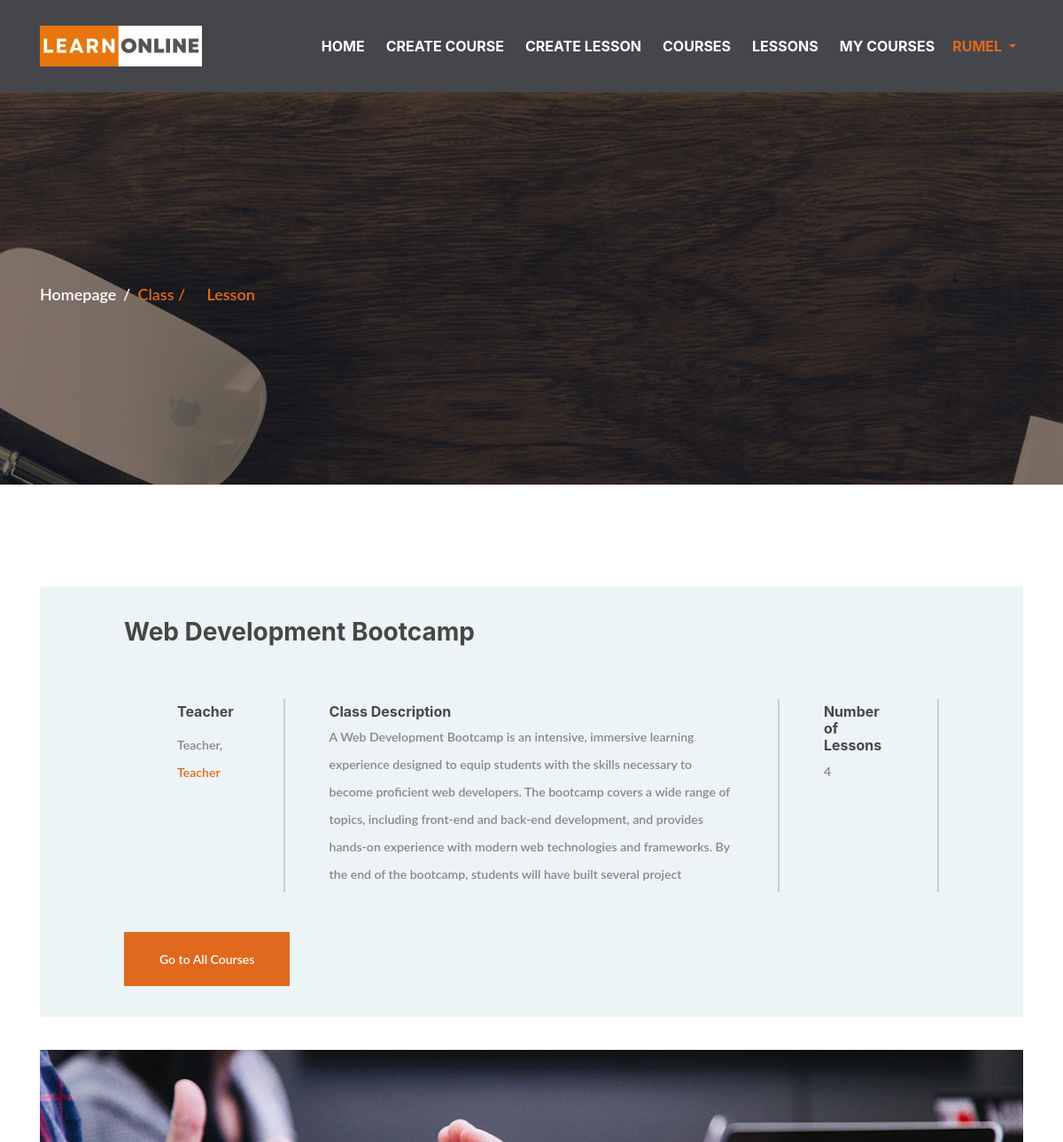
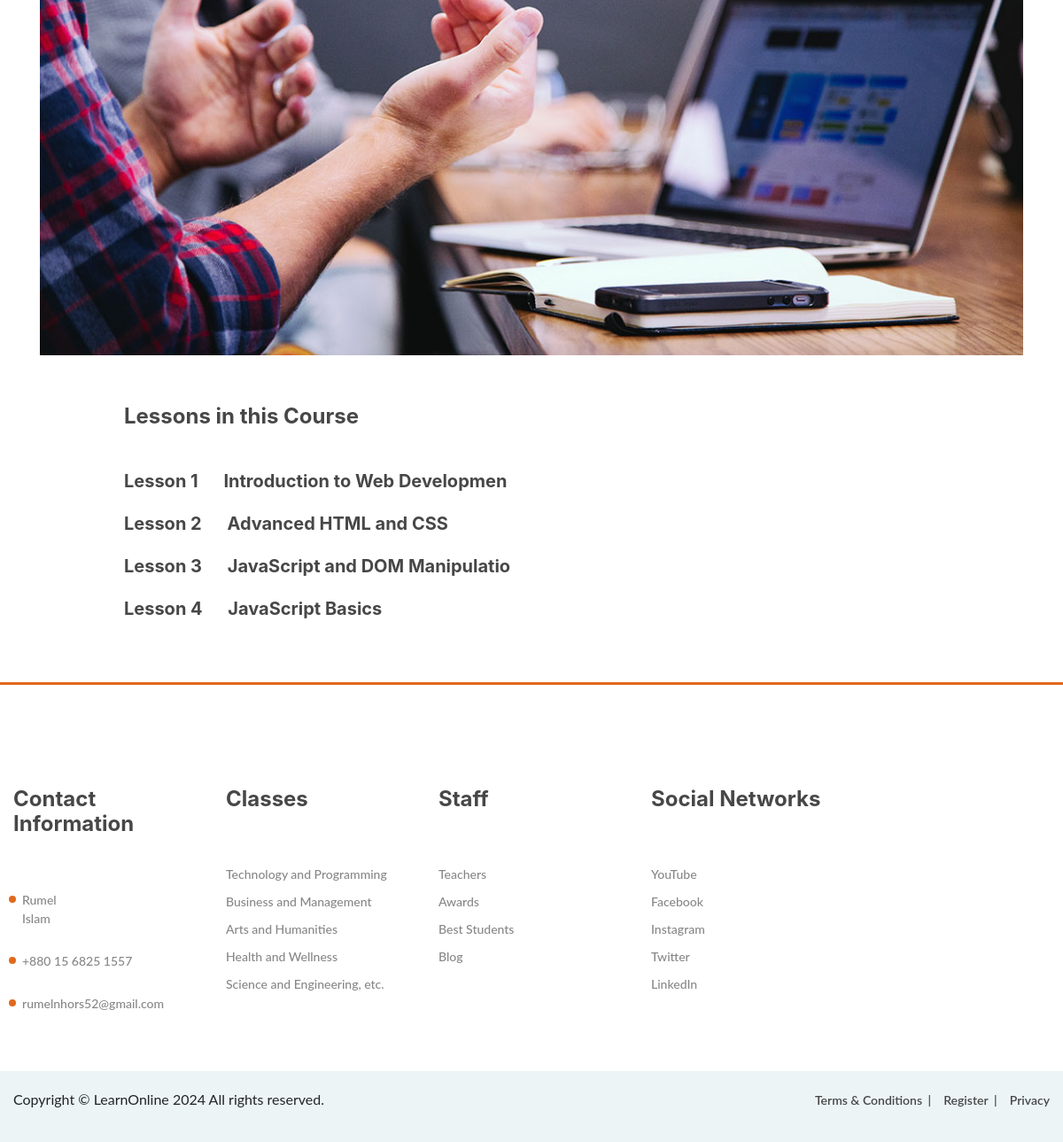
The app's page /courses/c0de10871cd9c2eb39ad72e035c033e4/ (signed in) with its own data (2 pictures, top to bottom).
### courses/models.py (models this page shows, shortened)
class Course(models.Model):
    creator = models.ForeignKey(User, on_delete=models.CASCADE)
    slug = models.SlugField()
    title = models.CharField(max_length=250)
    description = models.TextField(max_length=400)
    created_at = models.DateTimeField(auto_now=True)
    course_image = models.ImageField(upload_to='course_images', default='default.jpg')

class Lesson(models.Model):
    slug = models.SlugField()
    title = models.CharField(max_length=250)
    content = models.TextField()
    course = models.ForeignKey(Course, on_delete=models.CASCADE, related_name='lessons')
    position = models.PositiveIntegerField()

### courses/views.py (the view)
# urls.py: path('courses/<slug:slug>/', login_required(CourseDetailView.as_view()), name='course_detail'),
class CourseDetailView(DetailView):
    model = Course
    template_name = 'courses/course_detail.html'
    context_object_name = 'course'
    def get_context_data(self, **kwargs):
        context = super().get_context_data(**kwargs)
        course = self.get_object()
        context['lessons'] = course.lessons.all()
        return context

### courses/templates/courses/course_detail.html
{% extends 'base.html' %}
{% load static %}
{% block content %}
<div class="page-info-section set-bg" data-setbg="{% static 'webuni/img/page-bg/2.jpg' %}">
  <div class="container">
    <div class="site-breadcrumb">
      <a href="/">Homepage</a>
      <span>Class /</span>
      <span>Lesson</span>
    </div>
  </div>
</div>
<section class="single-course spad pb-0">
  <div class="container">
    <div class="course-meta-area">
      <div class="row">
        <div class="col-lg-10 offset-lg-1">
          <h3>{{ course.title|capfirst }}</h3>
          <div class="course-metas">
            <div class="course-meta">
              <div class="course-author">
                <h6>Teacher</h6>
                <p>{{ course.creator.username|capfirst }}, <span>Teacher</span></p>
              </div>
            </div>
            <div class="course-meta">
              <div class="cm-info">
                <h6>Class Description</h6>
                <p>{{ course.description }}</p>
              </div>
            </div>
            <div class="course-meta">
              <div class="cm-info">
                <h6>Number of Lessons</h6>
                <p>{{ course.lessons.count }}</p>
              </div>
            </div>
          </div>
          <a href="{% url 'courses:all_courses' %}" class="site-btn buy-btn">Go to All Courses</a>
        </div>
      </div>
    </div>
    <img src="img/courses/single.jpg" alt="" class="course-preview">
    <div class="row">
      <div class="col-lg-10 offset-lg-1 course-list">
        <div class="cl-item" id="lessons">
          <h4>Lessons in this Course</h4>
          {% if lessons %}
            {% for lesson in lessons %}
            <div data-aos="fade-right">
              <h5 class="pb-3">Lesson {{ lesson.position }} <span class="pl-4">{{ lesson.title }}</span></h5>
            </div>
            {% endfor %}
          {% else %}
          <div class="alert alert-danger">No lessons available for this class yet!</div>
          {% endif %}
        </div>
      </div>
    </div>
  </div>
</section>
{% endblock %}

### templates/base.html (shortened to what this page needs)
<!DOCTYPE html>
{% load static %}
<html lang="en">
<head>
    <link rel="stylesheet" href="{% static 'webuni/css/bootstrap.min.css'%}"/>
    <link rel="stylesheet" href="{% static 'webuni/css/font-awesome.min.css' %}"/>
    <link rel="stylesheet" href="{% static 'webuni/css/owl.carousel.css' %}"/>
    <link rel="stylesheet" href="{% static 'webuni/css/style.css'%}"/>
    <link rel="stylesheet" href="{% static 'webuni/css/freelancer.css'%}"/>
    <link rel="stylesheet" href="https://unpkg.com/aos@next/dist/aos.css" />
</head>
<body>
    <nav class="navbar navbar-expand-lg bg-secondary text-uppercase" id="mainNav">
        <div class="container">
          <a class="navbar-brand js-scroll-trigger" href="/"><img src="{% static 'webuni/img/learn_logo3.jpg' %}" alt=""></a>
          <div class="collapse navbar-collapse" id="navbarResponsive">
            <ul class="navbar-nav ml-auto">
              <li class="nav-item mx-0 mx-lg-1">
                <a class="nav-link py-2 px-0 px-lg-2 rounded js-scroll-trigger" href="{% url 'courses:home' %}">Home</a>
              </li>
              {% if request.user.profile.is_teacher == True %}
              <li class="nav-item mx-0 mx-lg-1">
                <a class="nav-link py-2 px-0 px-lg-2 rounded js-scroll-trigger" href="{% url 'courses:create_course' %}">Create Course</a>
              </li>
              <li class="nav-item mx-0 mx-lg-1">
                <a class="nav-link py-2 px-0 px-lg-2 rounded js-scroll-trigger" href="{% url 'courses:create_lesson' %}">Create Lesson</a>
              </li>
              <li class="nav-item mx-0 mx-lg-1">
                <a class="nav-link py-2 px-0 px-lg-2 rounded js-scroll-trigger" href="{% url 'courses:all_courses' %}">Courses</a>
              </li>
              <li class="nav-item mx-0 mx-lg-1">
                <a class="nav-link py-2 px-0 px-lg-2 rounded js-scroll-trigger" href="{% url 'courses:lesson_list' %}">Lessons</a>
              </li>
              {% endif %}
              {% if request.user.is_authenticated %}
              <li class="nav-item mx-0 mx-lg-1">
                <a class="nav-link py-2 px-0 px-lg-2 rounded js-scroll-trigger" href="{% url 'courses:enrolled_courses' %}">My Courses</a>
              </li>
              <div class="dropdown show">
                <a class="dropdown-toggle nav-link py-2 px-0 px-lg-2 rounded js-scroll-trigger" href="#" role="button" id="dropdownMenuLink" data-toggle="dropdown" aria-haspopup="true" aria-expanded="false">
                    {{request.user.username}}
                </a>
              </div>
              {% endif %}
            </ul>
          </div>
        </div>
      </nav>
{% block content %}
{% endblock content %}
    <footer class="footer-section spad pb-0">
        <div class="footer-top">
            <div class="footer-warp">
                <div class="row">
                    <div class="widget-item">
                        <h4>Contact Information</h4>
                        <ul class="contact-list">
                            <li>Rumel <br>Islam</li>
                            <li>+880 15 6825 1557</li>
                            <li>rumelnhors52@gmail.com</li>
                        </ul>
                    </div>
                    <div class="widget-item">
                        <h4>Classes</h4>
                        <ul>
                            <li><a href="">Technology and Programming</a></li>
                            <li><a href="">Business and Management</a></li>
                            <li><a href="">Arts and Humanities
                            </a></li>
                            <li><a href="">Health and Wellness</a></li>
                            <li><a href="">Science and Engineering, etc.</a></li>
                        </ul>
                    </div>
                    <div class="widget-item">
                        <h4>Staff</h4>
                        <ul>
                            <li><a href="">Teachers</a></li>
                            <li><a href="">Awards</a></li>
                            <li><a href="">Best Students</a></li>
                            <li><a href="">Blog</a></li>
                        </ul>
                    </div>
                    <div class="widget-item">
                        <h4>Social Networks</h4>
                        <ul>
                            <li><a href="">YouTube</a></li>
                            <li><a href="">Facebook</a></li>
                            <li><a href="">Instagram</a></li>
                            <li><a href="">Twitter</a></li>
                            <li><a href="">LinkedIn</a></li>
                        </ul>
                    </div>
                </div>
            </div>
        </div>
        <div class="footer-bottom">
            <div class="footer-warp">
                <ul class="footer-menu">
                    <li><a href="#">Terms & Conditions</a></li>
                    <li><a href="#">Register</a></li>
                    <li><a href="#">Privacy</a></li>
                </ul>
                <div class="">
                    Copyright &copy; LearnOnline <script>document.write(new Date().getFullYear());</script> All rights reserved.
                </div>
            </div>
        </div>
    </footer>
</html>

### static/webuni/css/style.css (style rules this page uses)
html, body { height: 100%; font-family: 'Raleway', sans-serif; -webkit-font-smoothing: antialiased; font-smoothing: antialiased; scroll-behavior: smooth; }
h1, h2, h3, h4, h5, h6 { margin: 0; font-weight: 600; color: #474747; }
h3 { font-size: 30px; }
h4 { font-size: 24px; }
h5 { font-size: 20px; }
h6 { font-size: 16px; }
p { font-size: 14.1px; color: #878787; line-height: 2.2; font-weight: 500; }
img { max-width: 100%; }
::placeholder { font-style: italic; }
ul, ol { padding: 0; margin: 0; }
.set-bg { background-repeat: no-repeat; background-size: cover; background-position: top center; }
.spad { padding-top: 115px; padding-bottom: 115px; }
.site-btn { display: inline-block; min-width: 196px; text-align: center; border: none; padding: 15px 10px; font-weight: 600; font-size: 16px; position: relative; color: #fff; cursor: pointer; background: #e1691d; }
.footer-section { border-top: 3px solid #e1691d; }
.footer-warp { max-width: 1559px; padding: 0 15px; margin: 0 auto; }
.widget-item { width: 20%; padding: 0 15px; }
.widget-item h4 { margin-bottom: 30px; }
.widget-item ul { list-style: none; padding-top: 30px; }
.widget-item ul li { margin-bottom: 10px; font-size: 14px; font-weight: 500; color: #878787; }
.widget-item ul li:last-child { margin-bottom: 0; }
.widget-item ul a { color: #878787; }
.widget-item ul.contact-list li { margin-bottom: 27px; position: relative; padding-left: 10px; }
.widget-item ul.contact-list li:last-child { margin-bottom: 0; }
.widget-item ul.contact-list li:after { position: absolute; content: ""; width: 8px; height: 8px; left: -5px; top: 6px; border-radius: 50%; background: #e1691d; }
.footer-bottom { overflow: hidden; background: #edf4f6; padding: 20px 0; margin-top: 50px; }
.footer-menu { list-style: none; float: right; }
.footer-menu li { display: inline; }
.footer-menu li:last-child a { padding-right: 0; margin-right: 0; }
.footer-menu li:last-child a:after { display: none; }
.footer-menu li a { display: inline-block; font-size: 14px; font-weight: 600; color: #474747; padding-right: 10px; margin-right: 10px; position: relative; }
.footer-menu li a:after { position: absolute; content: "|"; right: 0; top: 0; }
.page-info-section { height: 443px; }
.site-breadcrumb { padding-top: 215px; }
.site-breadcrumb a, .site-breadcrumb span { display: inline-block; margin-right: 10px; padding-right: 10px; font-weight: 600; font-size: 18px; }
.site-breadcrumb a { color: #fff; position: relative; }
.site-breadcrumb a:after { position: absolute; content: "/"; right: -6px; top: 0; color: #fff; }
.site-breadcrumb span { color: #e1691d; }
.course-meta-area { background: #edf4f6; padding: 35px 0; }
.course-metas { padding-top: 50px; margin-bottom: 45px; display: table; }
.course-meta { display: table-cell; height: 100%; border-right: 2px solid #c5ced0; padding: 5px 50px; }
.course-meta:nth-child(1) { padding-left: 0; }
.course-meta p { margin-bottom: 0; }
.course-meta .course-author h6 { padding-left: 60px; }
.course-meta .course-author p { padding-left: 60px; margin-bottom: 0; padding-top: 4px; font-weight: 600; }
.course-meta .course-author p span { color: #e1691d; }
.course-meta .cm-info h6 { margin-bottom: 3px; }
.course-meta .cm-info p { font-weight: 600; }
.course-meta-area .site-btn { min-width: auto; font-size: 14px; }
.course-meta-area .buy-btn { padding: 20px 40px; }
.course-preview { padding-top: 37px; margin-bottom: 55px; }
.course-list .cl-item { margin-bottom: 55px; }
.course-list .cl-item h4 { margin-bottom: 46px; }
@media (min-width: 1200px) { .container { max-width: 1180px; } }

### records on screen
Course: title "Web Development Bootcamp", creator.username "Teacher", description "A Web Development Bootcamp is an intensive, immersive learning experience designed to equip students with the skills necessary to become proficient web developers. The bootcamp covers a wide range of topics, including front-end and back-end development, and provides hands-on experience with modern web technologies and frameworks. By the end of the bootcamp, students will have built several project", lessons.count "4"
Lesson: position "1", title "Introduction to Web Developmen"
Lesson: position "2", title "Advanced HTML and CSS"
Lesson: position "3", title "JavaScript and DOM Manipulatio"
Lesson: position "4", title "JavaScript Basics"

### other values on screen
{{ request.user.username }} "RUMEL"
